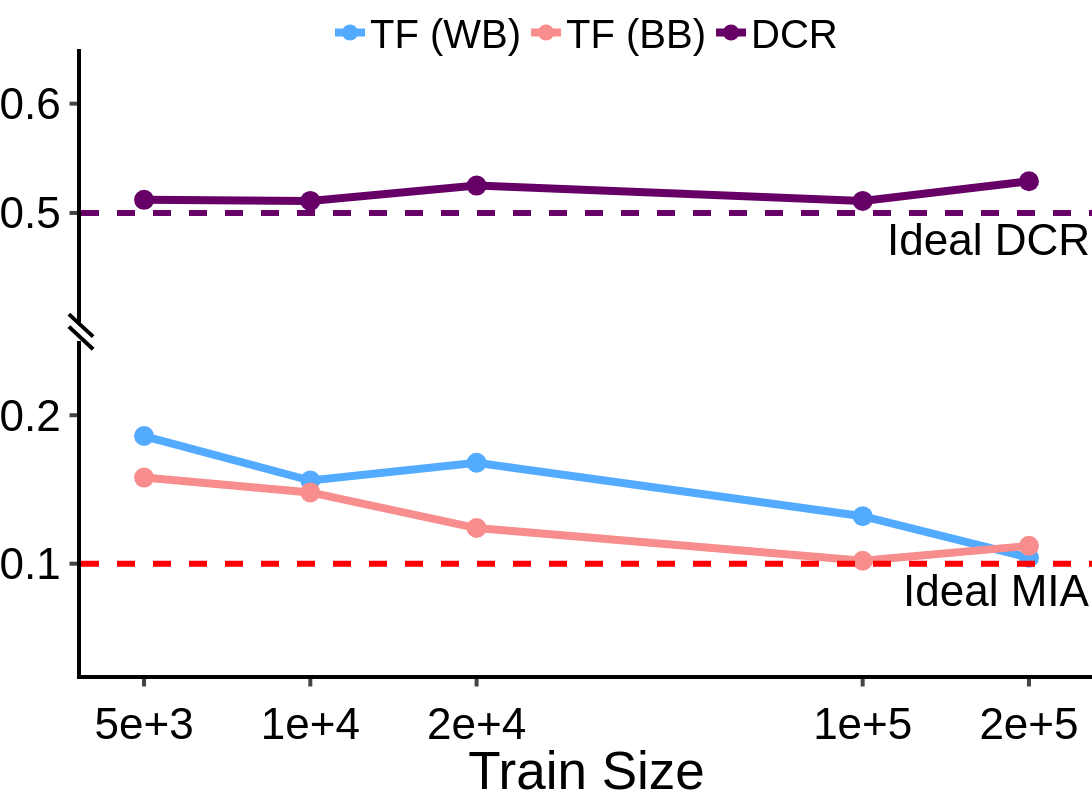

Source (notebook cell):
### Code cell
from plotly.subplots import make_subplots

df = {"Train Size": train_size, "TF (WB)": train_size_wb, "TF (BB)": train_size_bb, "DCR": train_size_dcr}
y_cols = ["TF (WB)", "TF (BB)", "DCR"]
colors = {"TF (WB)": "#53abff", "TF (BB)": "#f78d8d", "DCR": "#660066"}

fig = make_subplots(
    rows=2,
    cols=1,
    shared_xaxes=True,
    vertical_spacing=0.03,
    row_heights=[0.45, 0.55],
)

for col in y_cols:
    for row, showlegend in ((1, True), (2, False)):
        fig.add_trace(
            go.Scatter(
                x=df["Train Size"],
                y=df[col],
                mode="lines+markers",
                name=col,
                legendgroup=col,
                showlegend=showlegend,
                line=dict(width=8, color=colors[col]),
                marker=dict(size=20, color=colors[col]),
            ),
            row=row,
            col=1,
        )

fig.add_hline(y=0.5, line_dash="dash", line_color="#660066", annotation_text="Ideal DCR", annotation_position="bottom right", line_width=6, row=1, col=1)
fig.add_hline(y=0.1, line_dash="dash", line_color="red", annotation_text="Ideal MIA", annotation_position="bottom right", line_width=6, row=2, col=1)

fig.update_yaxes(range=[0.4, 0.65], row=1, col=1)
fig.update_yaxes(range=[0.025, 0.25], row=2, col=1)
fig.update_xaxes(
    type="log",
    tickmode="array",
    tickvals=train_size,
    ticks="outside",
    tickwidth=4,
    ticklen=7.5,
    linewidth=4,
    linecolor="black",
    tickangle=0,
    title_font_family="Helvetica",
    tickfont_family="Helvetica",
    tickfont_size=FONT_SIZE,
    tickformat=".1E",
)
fig.update_xaxes(
    showticklabels=False,
    title=None,
    ticks="",
    showline=False,
    mirror=False,
    row=1,
    col=1,
)
fig.update_xaxes(showticklabels=True, title="Train Size", row=2, col=1)
fig.update_yaxes(
    ticks="outside",
    tickwidth=4,
    ticklen=7.5,
    linewidth=4,
    linecolor="black",
    tickangle=0,
    title_font_family="Helvetica",
    tickfont_family="Helvetica",
    tickfont_size=FONT_SIZE,
)

customize_figure_layout(fig)
fig.update_layout(yaxis_title=None, yaxis2_title=None)
fig.update_yaxes(tickmode="array", tickvals=[0.5, 0.6], dtick=None, row=1, col=1)
fig.update_yaxes(tickmode="array", tickvals=[0.1, 0.2], dtick=None, row=2, col=1)

break_y = 0.5485
dx, dy = 0.012, 0.018
for y_offset in (-0.01, 0.01):
    fig.add_shape(
        type="line",
        xref="paper",
        yref="paper",
        x0=-dx,
        x1=dx,
        y0=break_y + y_offset + dy,
        y1=break_y + y_offset - dy,
        line=dict(color="black", width=4),
        layer="above",
    )

save_and_display_figure(fig, "berka_tf_dcr_train_size", plots_dir)

### Figure 1 — Plotly figure (JSON) as saved in the notebook; plotly's stock layout.template omitted (floating-point values rounded to 4 significant figures)
{"data": [{"legendgroup": "TF (WB)", "line": {"color": "#53abff", "width": 8}, "marker": {"color": "#53abff", "size": 20}, "mode": "lines+markers", "name": "TF (WB)", "showlegend": true, "type": "scatter", "x": [5000, 10000, 20000, 100000, 200000], "xaxis": "x", "y": [0.186, 0.156, 0.168, 0.132, 0.104], "yaxis": "y"}, {"legendgroup": "TF (WB)", "line": {"color": "#53abff", "width": 8}, "marker": {"color": "#53abff", "size": 20}, "mode": "lines+markers", "name": "TF (WB)", "showlegend": false, "type": "scatter", "x": [5000, 10000, 20000, 100000, 200000], "xaxis": "x2", "y": [0.186, 0.156, 0.168, 0.132, 0.104], "yaxis": "y2"}, {"legendgroup": "TF (BB)", "line": {"color": "#f78d8d", "width": 8}, "marker": {"color": "#f78d8d", "size": 20}, "mode": "lines+markers", "name": "TF (BB)", "showlegend": true, "type": "scatter", "x": [5000, 10000, 20000, 100000, 200000], "xaxis": "x", "y": [0.158, 0.148, 0.124, 0.102, 0.112], "yaxis": "y"}, {"legendgroup": "TF (BB)", "line": {"color": "#f78d8d", "width": 8}, "marker": {"color": "#f78d8d", "size": 20}, "mode": "lines+markers", "name": "TF (BB)", "showlegend": false, "type": "scatter", "x": [5000, 10000, 20000, 100000, 200000], "xaxis": "x2", "y": [0.158, 0.148, 0.124, 0.102, 0.112], "yaxis": "y2"}, {"legendgroup": "DCR", "line": {"color": "#660066", "width": 8}, "marker": {"color": "#660066", "size": 20}, "mode": "lines+markers", "name": "DCR", "showlegend": true, "type": "scatter", "x": [5000, 10000, 20000, 100000, 200000], "xaxis": "x", "y": [0.512, 0.511, 0.525, 0.511, 0.529], "yaxis": "y"}, {"legendgroup": "DCR", "line": {"color": "#660066", "width": 8}, "marker": {"color": "#660066", "size": 20}, "mode": "lines+markers", "name": "DCR", "showlegend": false, "type": "scatter", "x": [5000, 10000, 20000, 100000, 200000], "xaxis": "x2", "y": [0.512, 0.511, 0.525, 0.511, 0.529], "yaxis": "y2"}], "layout": {"annotations": [{"showarrow": false, "text": "Ideal DCR", "x": 1, "xanchor": "right", "xref": "x domain", "y": 0.5, "yanchor": "top", "yref": "y"}, {"showarrow": false, "text": "Ideal MIA", "x": 1, "xanchor": "right", "xref": "x2 domain", "y": 0.1, "yanchor": "top", "yref": "y2"}], "font": {"color": "black", "family": "Helvetica", "size": 44}, "height": 800, "legend": {"font": {"size": 40}, "orientation": "h", "title": {"font": {"family": "Helvetica"}, "text": ""}, "valign": "top", "x": 0.5, "xanchor": "center", "y": 0.975, "yanchor": "bottom"}, "margin": {"b": 0, "l": 0, "pad": 0, "r": 0, "t": 40}, "plot_bgcolor": "white", "shapes": [{"line": {"color": "#660066", "dash": "dash", "width": 6}, "type": "line", "x0": 0, "x1": 1, "xref": "x domain", "y0": 0.5, "y1": 0.5, "yref": "y"}, {"line": {"color": "red", "dash": "dash", "width": 6}, "type": "line", "x0": 0, "x1": 1, "xref": "x2 domain", "y0": 0.1, "y1": 0.1, "yref": "y2"}, {"layer": "above", "line": {"color": "black", "width": 4}, "type": "line", "x0": -0.012, "x1": 0.012, "xref": "paper", "y0": 0.5565, "y1": 0.5205, "yref": "paper"}, {"layer": "above", "line": {"color": "black", "width": 4}, "type": "line", "x0": -0.012, "x1": 0.012, "xref": "paper", "y0": 0.5765, "y1": 0.5405, "yref": "paper"}], "title": {"font": {"family": "Helvetica"}, "x": 0.5, "y": 0.99}, "width": 1200, "xaxis": {"anchor": "y", "automargin": true, "domain": [0, 1], "linecolor": "black", "linewidth": 4, "matches": "x2", "mirror": false, "showline": false, "showticklabels": false, "tickangle": 0, "tickfont": {"family": "Helvetica", "size": 44}, "tickformat": ".1E", "ticklen": 7.5, "tickmode": "array", "ticks": "", "tickvals": [5000, 10000, 20000, 100000, 200000], "tickwidth": 4, "title": {}, "type": "log"}, "xaxis2": {"anchor": "y2", "automargin": true, "domain": [0, 1], "linecolor": "black", "linewidth": 4, "showticklabels": true, "tickangle": 0, "tickfont": {"family": "Helvetica", "size": 44}, "tickformat": ".1E", "ticklen": 7.5, "tickmode": "array", "ticks": "outside", "tickvals": [5000, 10000, 20000, 100000, 200000], "tickwidth": 4, "title": {"text": "Train Size"}, "type": "log"}, "yaxis": {"anchor": "x", "automargin": true, "domain": [0.5635, 1], "linecolor": "black", "linewidth": 4, "range": [0.4, 0.65], "tickangle": 0, "tickfont": {"family": "Helvetica", "size": 44}, "ticklen": 7.5, "tickmode": "array", "ticks": "outside", "tickvals": [0.5, 0.6], "tickwidth": 4, "title": {}}, "yaxis2": {"anchor": "x2", "automargin": true, "domain": [0, 0.5335], "linecolor": "black", "linewidth": 4, "range": [0.025, 0.25], "tickangle": 0, "tickfont": {"family": "Helvetica", "size": 44}, "ticklen": 7.5, "tickmode": "array", "ticks": "outside", "tickvals": [0.1, 0.2], "tickwidth": 4, "title": {}}}}
